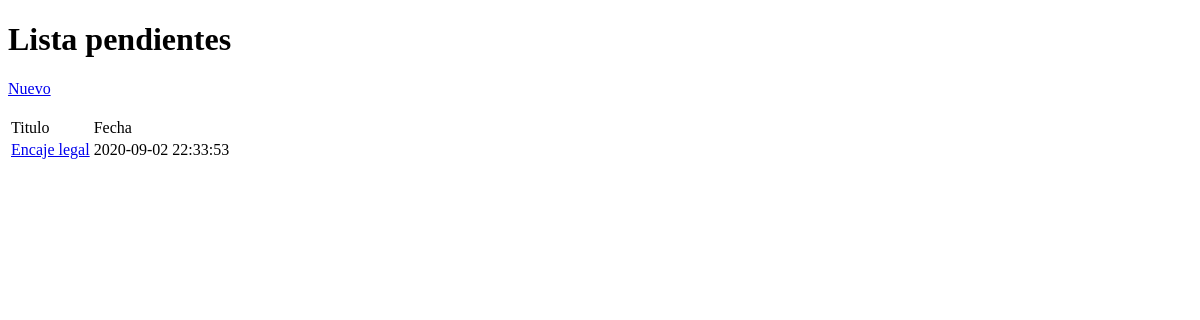
Before: / with the older database file.
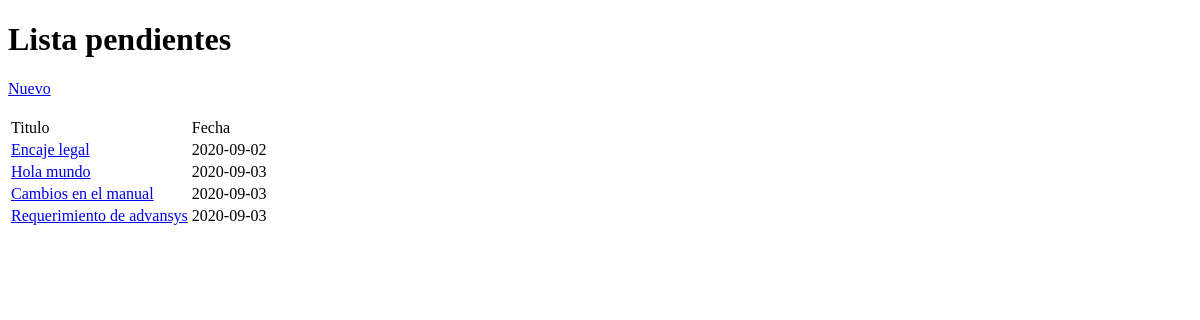
After: the same page with the newer database file.
### tables this page shows
CREATE TABLE `pes_registro` (
  `pes_id` int(5) NOT NULL,
  `pes_area` int(2) NOT NULL,
  `pes_titulo` varchar(30) NOT NULL,
  `pes_detalles` varchar(50) NOT NULL,
  `pes_fecha` date NOT NULL,
  `pes_estado` int(2) NOT NULL,
  `pes_activo` tinyint(1) NOT NULL
);

### index.php (the view, shortened to what this page needs)
<!DOCTYPE html>
<html lang="en">
<head>
</head>
<body>
    <h1>Lista pendientes</h1>
    <a href="pes_input.php">Nuevo</a><br>
    <br>
    <table>
        <tr>
            <td>Titulo</td>
            <td>Fecha</td>
        </tr>
    <?php
    $servername="127.0.0.1";
    $username="root";
    $password="";
    $dbname="pendientes";
    $conn = new mysqli($servername, $username, $password, $dbname);
    $sql="SELECT * FROM pes_registro";
    $result=$conn->query($sql);
    if($result->num_rows > 0){
        while($row = $result->fetch_assoc()){
    ?>
        <tr>
            <td><a href="pes_coment.php?id=<?php echo $row['pes_id'];?>"><?php echo $row['pes_titulo'];?></a></td>
            <td><?php echo $row['pes_fecha'];?></td>
        </tr>
    <?php
        }
    }
    ?>
    </table>
</body>
</html>

Changed rows visible on the page:
changed pes_registro "Encaje legal": pes_fecha "2020-09-02 22:33:53" → "2020-09-02"
added pes_registro: pes_titulo "Hola mundo", pes_fecha "2020-09-03"
added pes_registro: pes_titulo "Cambios en el manual", pes_fecha "2020-09-03"
added pes_registro: pes_titulo "Requerimiento de advansys", pes_fecha "2020-09-03"
